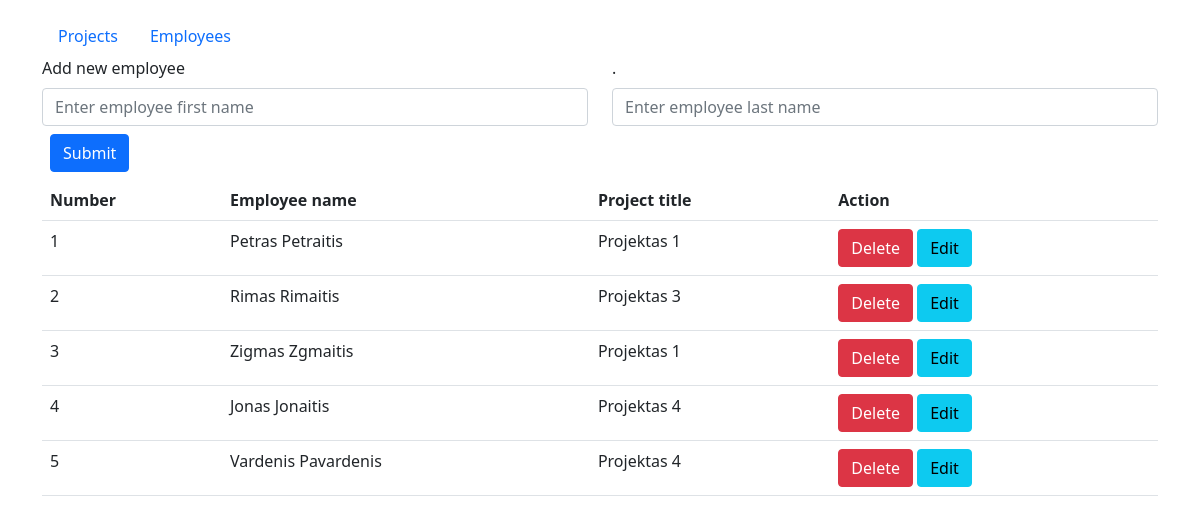
/?action=employees, run on the app's committed database.
### tables this page shows
CREATE TABLE `employees` (
  `employee_id` int(11) NOT NULL AUTO_INCREMENT,
  `first_name` varchar(255) NOT NULL,
  `last_name` varchar(255) NOT NULL,
  `project` int(11) DEFAULT NULL,
  PRIMARY KEY (`employee_id`),
  KEY `fk_idx` (`project`),
  CONSTRAINT `fk` FOREIGN KEY (`project`) REFERENCES `employees` (`employee_id`) ON DELETE CASCADE ON UPDATE CASCADE
);

CREATE TABLE `projects` (
  `project_id` int(11) NOT NULL AUTO_INCREMENT,
  `project_title` varchar(255) NOT NULL,
  PRIMARY KEY (`project_id`)
);

### process.php (the view, shortened to what this page needs)
<?php
$servername = "localhost";
$username = "root";
$password = "mysql";
$db_name = "proj_man2";
$conn = mysqli_connect($servername, $username, $password, $db_name);
$first_name = '';
$last_name = '';
$sql_employees =
        "SELECT employees.employee_id, concat_ws(' ', employees.first_name, employees.last_name ) as employees, projects.project_title
        FROM employees
        LEFT JOIN projects
        ON employees.project = projects.project_id
        ORDER BY employees.employee_id;";
$result_employees = mysqli_query($conn, $sql_employees);
function display_employees ($result_employees) {
    $i=1;
    if (mysqli_num_rows($result_employees) > 0) {
        while($row = mysqli_fetch_assoc($result_employees)) {
            echo "<tr>";
            echo "<td>" . $i++ . "</td>
                  <td>" . $row["employees"] . "</td>
                  <td>" . $row["project_title"] . "</td>
                  <td><a href='process.php?delete_employee=". $row['employee_id'] ."'><button class='btn btn-danger' type='submit'>Delete</button></a>
                      <a href='index.php?action=employees&edit_employee=". $row["employee_id"] ."'><button class='btn btn-info' type='submit'>Edit</button>
                  </td>";
            echo "</tr>";
        }
    } else {
        echo "0 results";
    }
}
?>

### index.php (shortened to what this page needs)
<!DOCTYPE html>
<html lang="en">
<head>
    <link href="https://cdn.jsdelivr.net/npm/bootstrap@5.0.0-beta1/dist/css/bootstrap.min.css" rel="stylesheet">
</head>
<body>
<?php require 'process.php'; ?>
<div class="container mt-3">
<div class="justify-content-center">
    <ul class="nav">
        <li class="nav-item">
            <a class="nav-link active" href="?action=projects">Projects</a>
        </li>
        <li class="nav-item">
            <a  class="nav-link" href="?action=employees">Employees</a>
        </li>
    </ul>
    <table class="table">
        <?php if(isset($_GET['action']) and $_GET['action'] == 'employees') { ?>
            <form class="row " action="process.php" method="POST">
                <div class="row">
                    <div  class="col">
                        <label class="form-label" for="first_name">Add new employee</label>
                        <input class="form-control" type="text" name="first_name" placeholder="Enter employee first name" value="<?php echo $first_name ?>">
                    </div>
                    <div class="col">
                        <label class="form-label" for="last_name">.</label>
                        <input class="form-control" type="text" name="last_name" placeholder="Enter employee last name" value="<?php echo $last_name ?>">
                    </div>
                </div>
                <div class="g-3 p-2">
                    <button class="btn btn-primary" type="submit" name="save_employee">Submit</button>
                </div>
            </form>
            <tr>
                <th>Number</th>
                <th>Employee name</th>
                <th>Project title</th>
                <th>Action</th>
            </tr>
        <?php display_employees ($result_employees);
            }; ?>
    </table>
</div>
</div>
</body>
</html>

### data on the page
employees: employees "Petras Petraitis", projects.project_title "Projektas 1"
employees: employees "Rimas Rimaitis", projects.project_title "Projektas 3"
employees: employees "Zigmas Zgmaitis", projects.project_title "Projektas 1"
employees: employees "Jonas Jonaitis", projects.project_title "Projektas 4"
employees: employees "Vardenis Pavardenis", projects.project_title "Projektas 4"
